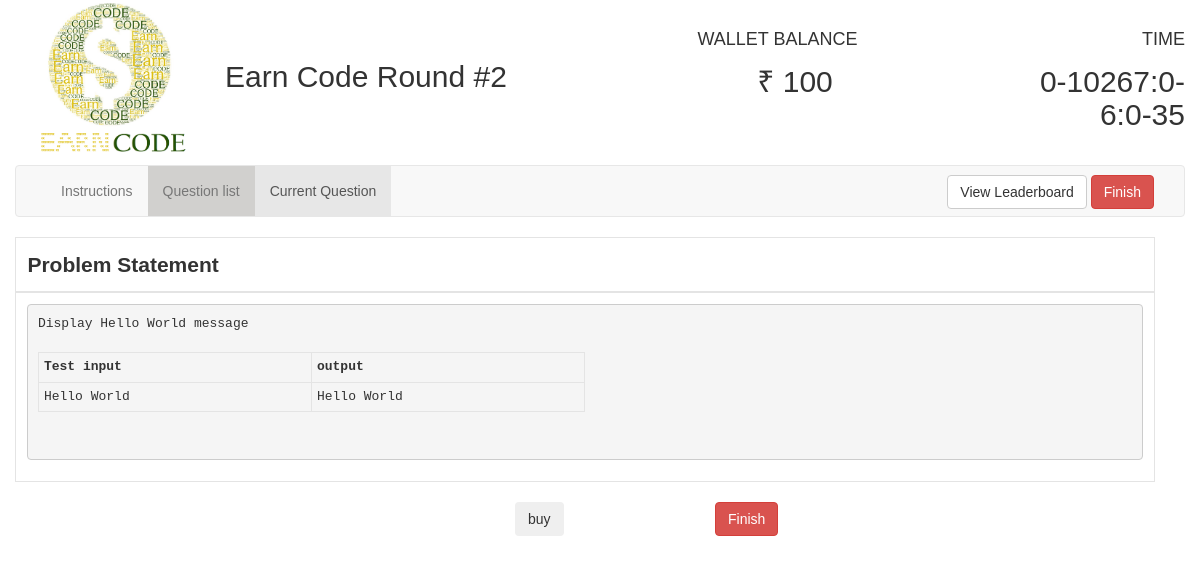
/comp/8/1/, run on the app's committed database.
### round2/models.py (models this page shows, shortened)
class Question(models.Model):
    question = models.TextField(max_length=4000)
    question_title = models.CharField(max_length=2000)
    input = models.CharField(default=0, max_length=5000)
    correct_op = models.CharField(default=0, max_length=10000)
    explanation = models.CharField(max_length=7000)
    test_input = models.CharField(max_length=100000)
    test_output = models.CharField(max_length=10000)
    cost = models.IntegerField()
    user = models.ManyToManyField(User, null=True, through="Score")
    type = models.CharField(default="Easy", max_length=10)

### round2/views.py (the view)
# urls.py: url(r'^(?P<user_id>[0-9]+)/(?P<question_id>[0-9]+)/$', views.question_details, name='question_details'),
def question_details(request, user_id, question_id):
    selected_question = Question.objects.get(pk=question_id)
    current_user = User.objects.get(pk=user_id)
    try:
        score_object = Score.objects.get(user_f=current_user, question_f=selected_question)
        language = score_object.language_preferred
    except:
        language = 'c'
    input_file = str(question_id) + '_' + str(user_id)
    bought = False
    if current_user in selected_question.user.all():
        bought = True
    jsonDec = json.decoder.JSONDecoder()
    current_user.save()
    try:
        previous_code = open(input_file + '.'+language, 'r').read()
    except:
        previous_code = ""
    return render(request, 'round2/question_details.html',
                  {'pegs_id': int("3"), 'bought': bought, 'selected_question': selected_question,
                   'question_id': selected_question.pk,
                   'user_id': user_id, 'submitted_code': previous_code,
                   'remaining_time': current_user.end_time - time.time(),
                   'money': current_user.money, 'language':language})

### round2/templates/round2/question_details.html (shortened to what this page needs)
<!DOCTYPE html>
<html>
{% load staticfiles %}
<head xmlns:position="http://www.w3.org/1999/xhtml">
    <link href="{% static '/css/font.css' %}" rel="stylesheet">
    <link rel="stylesheet"
          href="{% static '/css/jquery-ui.min.css' %}">
    <link rel="stylesheet" href="{% static '/css/bootstrap.min.css' %}">
</head>
<body>
<div class="container-fluid">
    <div class="container">
        <div class="row">
            <div class="col-md-2">
                <img alt="EarnCode"
                     src="{% static '/round2/images/ea.png' %}" width="100%">
            </div>
            <div class="col-md-4">
                <h2 style="margin-top: 60px;">Earn Code Round #2</h2>
            </div>
            <div class="col-md-2 col-md-offset-1">
                <div class="row"><h4 style="margin-top: 30px; margin-bottom: -5px;">WALLET BALANCE</h4></div>
                <div class="row text-center"><h2><span id="">&#8377; {{ money }}</span></h2></div>
            </div>
            <div class="col-md-2 col-md-offset-1 text-right">
                <div class="row"><h4 style="margin-top: 30px; margin-bottom: -5px;">TIME</h4></div>
                <div class="row"><h2><span id="time1">time</span></h2></div>
            </div>
        </div>
    </div>
    <nav class="navbar navbar-default">
        <div class="container-fluid">
            <div class="collapse navbar-collapse" id="bs-example-navbar-collapse-1">
                <ul class="nav navbar-nav">
                    <li id="instruction_tab"><a onclick="showInstructions();">Instructions</a></li>
                    <li><a href= {% url 'round2:question' user_id %}>Question list</a>
                    <li class="active" id="question_tab"><a onclick="showCurrentQuestion()">Current Question</a>
                    </li>
                </ul>
                <form action="{% url 'round2:leaderboard' user_id %}" method="post" class="navbar-form navbar-right"
                      style="margin-bottom: -8px;margin-top: 1px;">
                    <button type="submit" class="btn btn-default navbar-btn" id="leader" name="leader">View
                        Leaderboard
                    </button>
                    <button type="button" class="btn btn-default navbar-btn btn-danger" onclick="prompt_user()">
                        Finish
                    </button>
                </form>
            </div>
        </div>
    </nav>
    <div class="container" id="question_view">
        <div id="problem_title" class="row" style="margin-bottom: 0px; font-weight: bold;font-size:150%; ">Problem
            Statement
        </div>
        <div id="question" class="row" style="font-size:140%;">
        <pre>{{ selected_question.question }}
        <table style="width:50%">
          <tr>
            <th>Test input</th>
            <th>output</th>
          </tr>
          <tr>
            <td rowspan="2">{{ selected_question.test_input }}</td>
            <td rowspan="2">{{ selected_question.test_output }}</td>
          </tr>
        </table>
        </pre>
        </div>
        <div class="row">
            <br>
            <div class="row">
                {% if not bought %}
                    <div class="col-md-2 col-md-offset-5">
                        <input class="btn" type="submit" name="buy" value="buy" id="buy" onclick="buy_question()">
                    </div>
                    <div class="col-md-2">
                        <button class="btn btn-danger" onclick="prompt_user()">Finish</button>
                    </div>
                {% else %}
                    <div class="col-md-1">
                        <button class="btn btn-danger" onclick="prompt_user()">Finish</button>
                    </div>
                {% endif %}
            </div>
        </div>
    </div>
</div>
</body>
{% load static %}
<link rel="stylesheet" href="{% static 'codemirror.css' %}">
</html>

### data on the page
Question: question "Display Hello World message", test_input "Hello World", test_output "Hello World"

### other printed values
{{ money }} "100"
